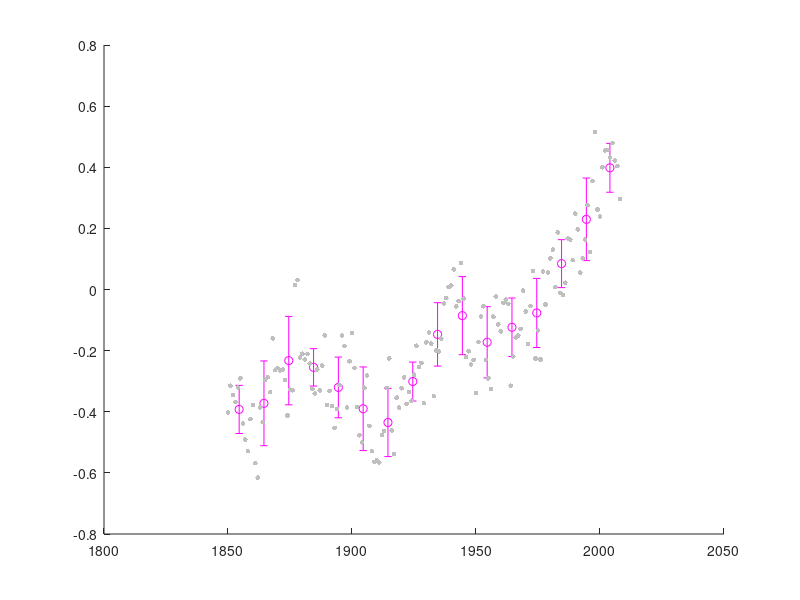

Write the MATLAB code that produced this figure. (Note: this script raises an error after producing the figure.)
% temperature_regression_project.m

clear
clc
close all

%% Temperature Data

t = (1850:2008)';
t0 = t - 1850; % shift year for numerical stability

Temp = [
-0.402; -0.315; -0.345; -0.368; -0.321; -0.291; -0.438; -0.491; -0.529; -0.424;
-0.378; -0.568; -0.616; -0.386; -0.434; -0.295; -0.287; -0.336; -0.16; -0.264;
-0.257; -0.265; -0.262; -0.296; -0.412; -0.328; -0.33; 0.015; 0.031; -0.222;
-0.21; -0.229; -0.211; -0.242; -0.325; -0.34; -0.261; -0.33; -0.249; -0.15;
-0.378; -0.332; -0.381; -0.453; -0.391; -0.313; -0.15; -0.185; -0.386; -0.235;
-0.142; -0.257; -0.384; -0.477; -0.501; -0.321; -0.281; -0.446; -0.529; -0.564;
-0.559; -0.566; -0.476; -0.463; -0.322; -0.225; -0.461; -0.538; -0.354; -0.387;
-0.323; -0.287; -0.374; -0.335; -0.364; -0.279; -0.184; -0.253; -0.24; -0.372;
-0.173; -0.141; -0.177; -0.349; -0.199; -0.203; -0.161; -0.046; -0.028; 0.008;
0.013; 0.066; -0.055; -0.038; 0.087; -0.03; -0.221; -0.202; -0.245; -0.23;
-0.339; -0.172; -0.088; -0.055; -0.23; -0.291; -0.326; -0.089; -0.023; -0.114;
-0.137; -0.044; -0.033; -0.047; -0.315; -0.219; -0.157; -0.151; -0.129; -0.004;
-0.072; -0.178; -0.054; 0.06; -0.226; -0.134; -0.229; 0.059; -0.049; 0.056;
0.102; 0.13; 0.008; 0.187; -0.011; -0.018; 0.022; 0.167; 0.163; 0.096;
0.248; 0.197; 0.055; 0.102; 0.163; 0.276; 0.123; 0.355; 0.515; 0.262;
0.238; 0.4; 0.455; 0.457; 0.432; 0.479; 0.422; 0.404; 0.296
];

%% (a) Linear and Quadratic Fits for RAW DATA

p_linear_raw = polyfit(t0,Temp,1);
p_quad_raw = polyfit(t0,Temp,2);

%% (b) Bin Data (n = 10)

bin_size = 10;
N = length(Temp);
num_bins = ceil(N/bin_size);

t_bin = zeros(num_bins,1);
Temp_bin = zeros(num_bins,1);
sigma_bin = zeros(num_bins,1);

for i = 1:num_bins
    
    start_index = (i-1)*bin_size + 1;
    end_index = min(i*bin_size,N);
    
    idx = start_index:end_index;
    
    t_bin(i) = mean(t(idx));
    Temp_bin(i) = mean(Temp(idx));
    sigma_bin(i) = std(Temp(idx));
    
end

t0_bin = t_bin - 1850;

%% Fits for BINNED DATA

p_linear_bin = polyfit(t0_bin,Temp_bin,1);
p_quad_bin = polyfit(t0_bin,Temp_bin,2);

%% Smooth curves for plotting

tfit = linspace(min(t),max(t),400);
tfit0 = tfit - 1850;

linear_raw_fit = polyval(p_linear_raw,tfit0);
quad_raw_fit = polyval(p_quad_raw,tfit0);

linear_bin_fit = polyval(p_linear_bin,tfit0);
quad_bin_fit = polyval(p_quad_bin,tfit0);

%% Chi-Square Calculation (Binned)

linear_bin_vals = polyval(p_linear_bin,t0_bin);
quad_bin_vals = polyval(p_quad_bin,t0_bin);

chi2_linear = sum(((Temp_bin - linear_bin_vals).^2) ./ (sigma_bin.^2));
chi2_quad = sum(((Temp_bin - quad_bin_vals).^2) ./ (sigma_bin.^2));

disp('Chi-square Linear:')
disp(chi2_linear)

disp('Chi-square Quadratic:')
disp(chi2_quad)

%% Delta Chi-Square Test

delta_chi2 = chi2_linear - chi2_quad;
chi2_crit = 6.63;

disp('Delta Chi-square:')
disp(delta_chi2)

if delta_chi2 > chi2_crit
    disp('Quadratic model is necessary at 99% confidence')
else
    disp('Linear model is sufficient')
end

%% Plot Everything

figure
hold on

scatter(t,Temp,12,[0.75 0.75 0.75],'filled')
errorbar(t_bin,Temp_bin,sigma_bin,'mo','MarkerFaceColor','k')

plot(tfit,linear_raw_fit,'b','LineWidth',2)
plot(tfit,quad_raw_fit,'g','LineWidth',2)

plot(tfit,linear_bin_fit,'c--','LineWidth',2)
plot(tfit,quad_bin_fit,'r--','LineWidth',2)

xlabel('Year')
ylabel('Temperature Anomaly')
title('Temperature Regression Analysis')

lin_raw_eq  = sprintf('Linear (Raw): y = %.4fx + %.4f', p_linear_raw(1), p_linear_raw(2));

quad_raw_eq = sprintf('Quadratic (Raw): y = %.6fx^2 + %.4fx + %.4f', ...
                      p_quad_raw(1), p_quad_raw(2), p_quad_raw(3));

lin_bin_eq  = sprintf('Linear (Binned): y = %.4fx + %.4f', ...
                      p_linear_bin(1), p_linear_bin(2));

quad_bin_eq = sprintf('Quadratic (Binned): y = %.6fx^2 + %.4fx + %.4f', ...
                      p_quad_bin(1), p_quad_bin(2), p_quad_bin(3));

legend('Raw Data','Binned Data',...
       lin_raw_eq, quad_raw_eq,...
       lin_bin_eq, quad_bin_eq,...
       'Location','northwest')

grid on
